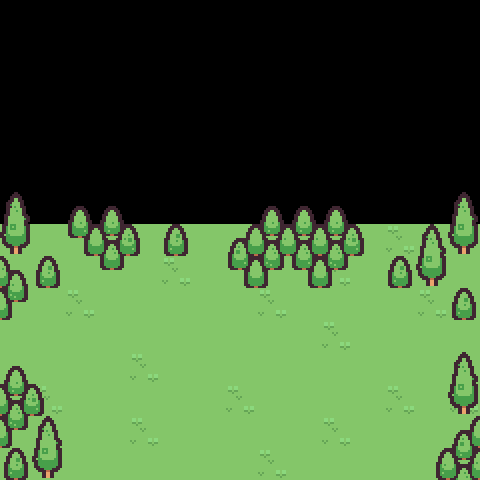

The image is a tile-based game level rendered from a .tmx file. Its description and complete source (layers, tilesets, objects, tile grids) follow:
An orthogonal 15x15 tile map with 32x32 px tiles, 2 tile layers (ground, level).

<map version="1.10" tiledversion="1.11.2" orientation="orthogonal" renderorder="right-down" compressionlevel="0" width="15" height="15" tilewidth="32" tileheight="32" infinite="0" nextlayerid="5" nextobjectid="1">
 <tileset firstgid="1" name="tiles" tilewidth="32" tileheight="32" tilecount="132" columns="12">
  <image source="spritesheet/tiles.png" width="384" height="352" />
 </tileset>
 <layer id="4" name="ground" width="15" height="15" locked="1">
  <data encoding="csv">
0,0,0,0,0,0,0,0,0,0,0,0,0,0,0,
0,0,0,0,0,0,0,0,0,0,0,0,0,0,0,
0,0,0,0,0,0,0,0,0,0,0,0,0,0,0,
0,0,0,0,0,0,0,0,0,0,0,0,0,0,0,
0,0,0,0,0,0,0,0,0,0,0,0,0,0,0,
0,0,0,0,0,0,0,0,0,0,0,0,0,0,0,
0,0,0,0,0,0,0,0,0,0,0,0,0,0,0,
1,1,1,1,1,1,1,1,1,1,1,1,2,1,1,
1,1,1,1,1,2,1,1,1,1,2,1,1,1,1,
1,1,2,1,1,1,1,1,2,1,1,1,1,2,1,
1,1,1,1,1,1,1,1,1,1,2,1,1,1,1,
1,1,1,1,2,1,1,1,1,1,1,1,1,1,1,
1,2,1,1,1,1,1,2,1,1,1,1,1,1,2,
1,1,1,1,2,1,1,1,1,1,2,1,1,1,1,
1,1,1,1,1,1,1,1,2,1,1,1,1,1,1
</data>
 </layer>
 <layer id="2" name="level" width="15" height="15">
  <data encoding="csv">
0,0,0,0,0,0,0,0,0,0,0,0,0,0,0,
0,0,0,0,0,0,0,0,0,0,0,0,0,0,0,
0,0,0,0,0,0,0,0,0,0,0,0,0,0,0,
0,0,0,0,0,0,0,0,0,0,0,0,0,0,0,
0,0,0,0,0,0,0,0,0,0,0,0,0,0,0,
0,0,0,0,0,0,0,0,0,0,0,0,0,0,0,
5,0,8,8,0,0,0,0,8,8,8,0,0,0,5,
17,0,31,20,21,29,0,7,20,20,20,21,0,5,17,
9,29,0,32,0,0,0,31,33,31,33,0,29,17,0,
33,0,0,0,0,0,0,0,0,0,0,0,0,0,29,
0,0,0,0,0,0,0,0,0,0,0,0,0,0,0,
8,0,0,0,0,0,0,0,0,0,0,0,0,0,5,
20,21,0,0,0,0,0,0,0,0,0,0,2,0,17,
33,5,0,0,0,0,0,0,0,0,0,0,0,0,7,
29,17,0,0,0,0,0,0,0,0,0,0,0,19,20
</data>
 </layer>
</map>
